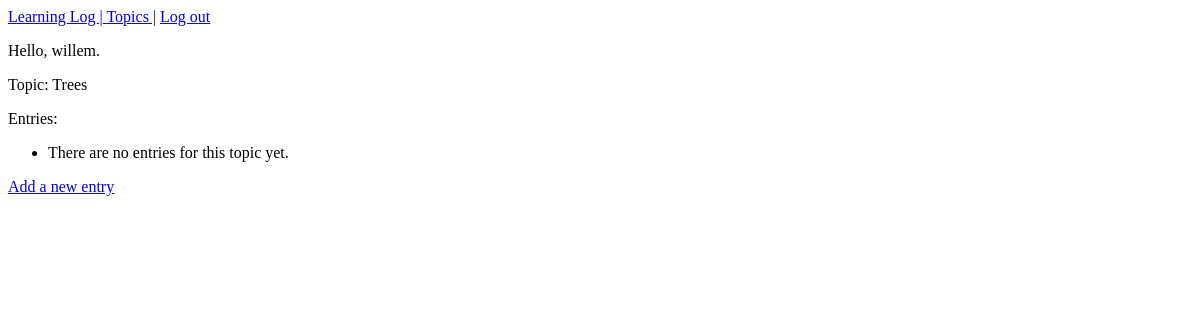
The page /topics/4 (signed in) on the database as committed earlier.
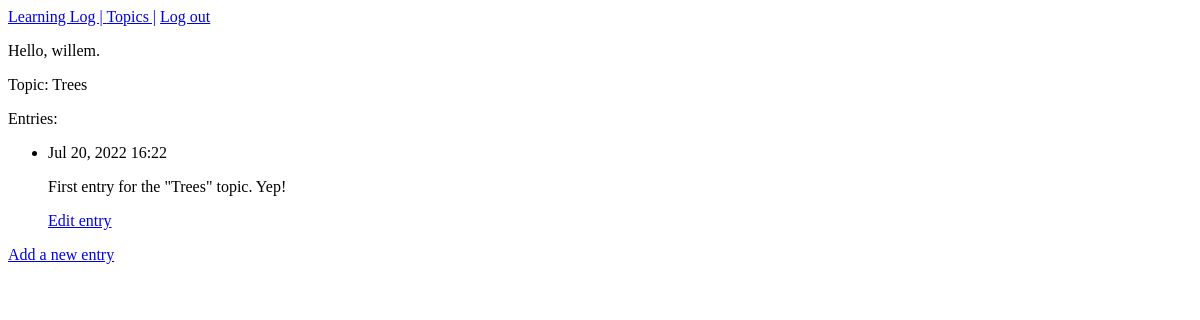
The same page on the database as committed later.
### learning_logs/models.py (models this page shows, shortened)
class Entry(models.Model):
    topic = models.ForeignKey(Topic, on_delete=models.DO_NOTHING)
    text = models.TextField()
    date_added = models.DateTimeField(auto_now_add=True)
    class Meta:
        verbose_name_plural = 'entries'

### learning_logs/views.py (the view)
# urls.py: url(r'^topics/(?P<topic_id>\d+)',  views.topic, name='topic'),
@login_required
def topic(request, topic_id):
    topic = Topic.objects.get(id=topic_id)
    if topic.owner != request.user:
        raise Http404
    entries = topic.entry_set.order_by('-date_added')
    context = {'topic': topic, 'entries': entries}
    return render(request,'learning_logs/topic.html', context)

### learning_logs/models.py (called while the page is built)
    def __str__(self):
        return self.text

### learning_logs/templates/learning_logs/topic.html
{% extends "learning_logs/base.html" %}
{% block content %}
  <p> Topic: {{ topic }}</p>
  <p>Entries:</p>
  <ul>
    {% for entry in entries %}
      <li>
        <p>{{ entry.date_added|date:'M d, Y H:i' }}</p>
        <p>{{ entry.text|linebreaks }}</p>
      </li>
      <p><a href="{% url 'learning_logs:edit_entry' entry.id %}">Edit entry</a></p>
    {% empty %}
      <li>There are no entries for this topic yet.</li>
    {% endfor %}
  </ul>
  <p>
    <a href="{% url 'learning_logs:new_entry' topic.id%}">Add a new entry</a>
  </p>
{% endblock content %}

Rows that differ between the two databases and show on the page:
added Entry: date_added "Jul 20, 2022 16:22", text "First entry for the \"Trees\" topic. Yep!"
Other text that changed with them:
text no longer shown: "There are no entries for this topic yet."
